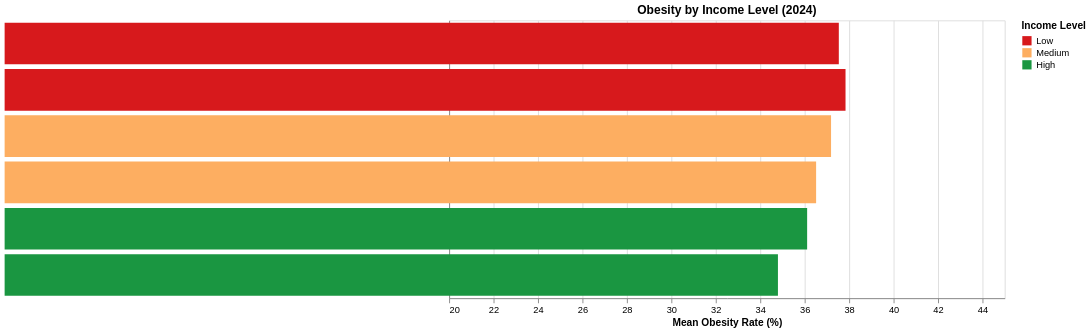

The notebook cell this image was saved under:
### Code cell
# Altair: interactive bar chart coloured by income_level
import altair as alt
inc_data = df[(df["StratificationCategory1"]=="Income")&(df["YearStart"]==df["YearStart"].max())]
inc_data = inc_data.dropna(subset=["obesity_rate", "income_level"])
inc_order = ["Less than $15,000","$15,000 - $24,999","$25,000 - $34,999",
             "$35,000 - $49,999","$50,000 - $74,999","$75,000 or greater"]
level_colors = alt.Scale(domain=["Low","Medium","High"], range=["#d7191c","#fdae61","#1a9641"])
chart = alt.Chart(inc_data[inc_data["Stratification1"].isin(inc_order)]).mark_bar().encode(
    x=alt.X("mean(obesity_rate):Q", title="Mean Obesity Rate (%)", scale=alt.Scale(domain=[20,45])),
    y=alt.Y("Stratification1:N", title=None, sort=inc_order),
    color=alt.Color("income_level:N", scale=level_colors, title="Income Level"),
    tooltip=["Stratification1", "income_level", "mean(obesity_rate)"]
).properties(width=600, height=300, title="Obesity by Income Level (2024)")
chart.save("../data/altair_income.json")
chart

### Figure 1 — Vega-Lite specification as saved in the notebook (floating-point values rounded to 4 significant figures; data arrays with more than 128 entries replaced by an {"elided": "..."} marker saying what was removed)
{"config": {"view": {"continuousWidth": 300, "continuousHeight": 300}}, "data": {"name": "data-b900fbaea5a30804639b022957af16ea"}, "mark": {"type": "bar"}, "encoding": {"color": {"field": "income_level", "scale": {"domain": ["Low", "Medium", "High"], "range": ["#d7191c", "#fdae61", "#1a9641"]}, "title": "Income Level", "type": "nominal"}, "tooltip": [{"field": "Stratification1", "type": "nominal"}, {"field": "income_level", "type": "nominal"}, {"aggregate": "mean", "field": "obesity_rate", "type": "quantitative"}], "x": {"aggregate": "mean", "field": "obesity_rate", "scale": {"domain": [20, 45]}, "title": "Mean Obesity Rate (%)", "type": "quantitative"}, "y": {"field": "Stratification1", "sort": ["Less than $15,000", "$15,000 - $24,999", "$25,000 - $34,999", "$35,000 - $49,999", "$50,000 - $74,999", "$75,000 or greater"], "title": null, "type": "nominal"}}, "height": 300, "title": "Obesity by Income Level (2024)", "width": 600, "$schema": "https://vega.github.io/schema/vega-lite/v6.4.1.json", "datasets": {"data-b900fbaea5a30804639b022957af16ea": {"elided": "306 records"}}}
